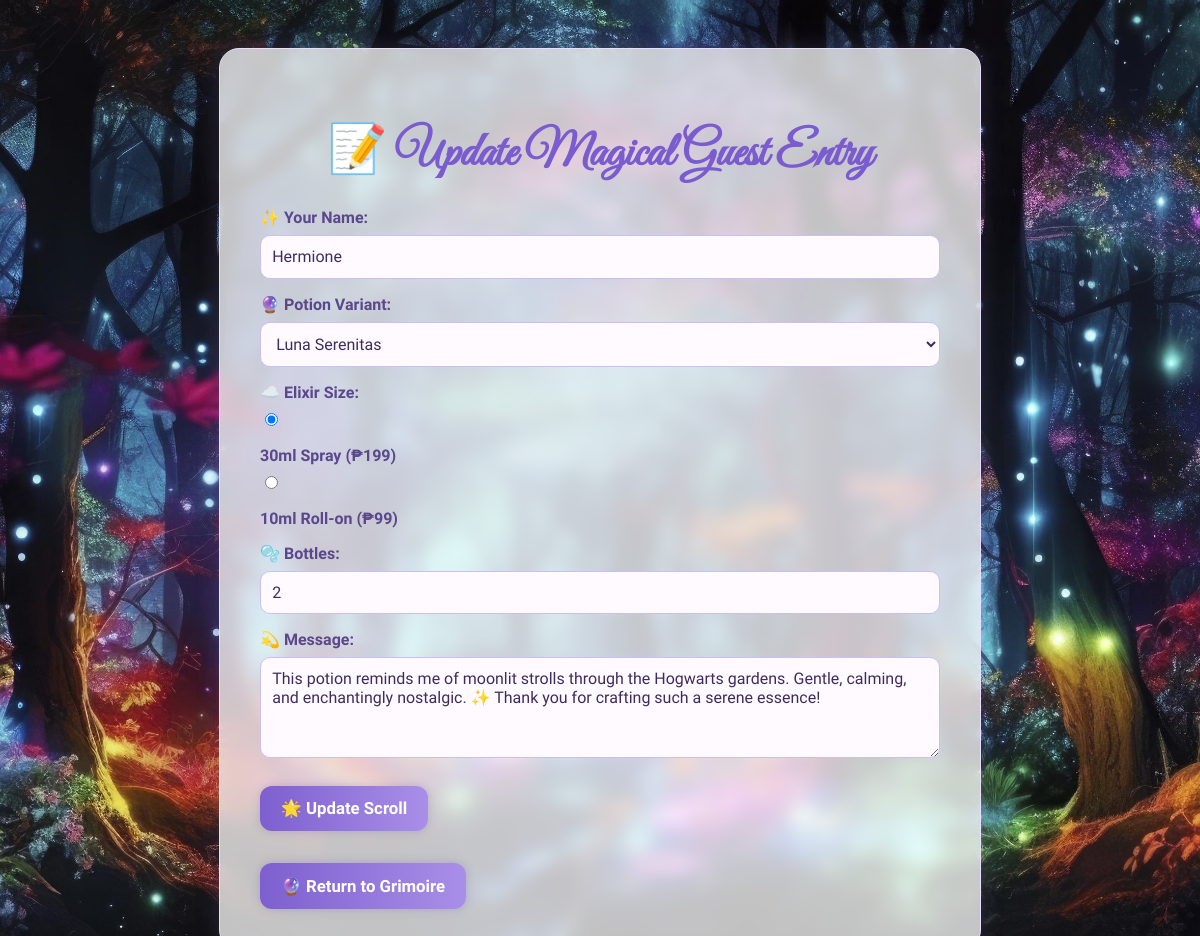
The app's page /Feedback/update_entry.php?id=1 with its own data.
### tables this page shows
CREATE TABLE `entries` (
  `id` int(11) NOT NULL,
  `name` varchar(100) NOT NULL,
  `variant` varchar(50) NOT NULL,
  `size` varchar(50) NOT NULL,
  `quantity` int(11) NOT NULL,
  `total_price` decimal(10,2) NOT NULL,
  `message` text NOT NULL,
  `date_posted` timestamp NOT NULL DEFAULT current_timestamp()
);

### Feedback/update_entry.php (the view, shortened to what this page needs)
<?php
include "../Database/database.php";
$success = isset($_GET['success']) && $_GET['success'] == "1";
$error = null;
$entry = null;
if (isset($_GET['id'])) {
    $id = $_GET['id'];
    $stmt = $conn->prepare("SELECT * FROM entries WHERE id = ?");
    $stmt->execute([$id]);
    $entry = $stmt->fetch(PDO::FETCH_ASSOC);
}
?>
<!DOCTYPE html>
<html lang="en">
<head>
  <link rel="stylesheet" href="../css/styles.css">
</head>
<body>
  <div class="container">
    <?php if ($success): ?>
      <h1>Scroll Successfully Updated!</h1>
      <p class="success">Your magical guest entry has been updated successfully. ✨</p>
      <div class="nav-button-group">
        <a href="show_entries.php" class="nav-button">📜 View All Entries</a>
        <a href="../pages/index.html" class="nav-button">🔙 Return to Grimoire</a>
      </div>
    <?php elseif ($error): ?>
      <h1>📝 Update Magical Guest Entry</h1>
      <p class="error">⚠️ <?= $error ?></p>
    <?php elseif ($entry): ?>
      <h1>📝 Update Magical Guest Entry</h1>
      <form method="POST" action="update_entry.php">
        <label for="name">✨ Your Name:</label>
        <input type="text" id="name" name="name" value="<?= $entry['name'] ?>" required>
        <label for="variant">🔮 Potion Variant:</label>
        <select id="variant" name="variant" required>
          <?php
          $variants = ["Ardor Victor", "Vir Fortis", "Lux Abundantia", "Luna Serenitas", "Amore Creatrix"];
          foreach ($variants as $v) {
              $selected = ($entry['variant'] === $v) ? "selected" : "";
              echo "<option value=\"$v\" $selected>$v</option>";
          }
          ?>
        </select>
        <label>☁️ Elixir Size:</label>
        <input type="radio" id="30ml" name="size" value="30ml Spray" <?= ($entry['size'] === "30ml Spray") ? "checked" : "" ?>>
        <label for="30ml">30ml Spray (₱199)</label>
        <input type="radio" id="10ml" name="size" value="10ml Roll-on" <?= ($entry['size'] === "10ml Roll-on") ? "checked" : "" ?>>
        <label for="10ml">10ml Roll-on (₱99)</label>
        <label for="quantity">🫧 Bottles:</label>
        <input type="number" id="quantity" name="quantity" value="<?= $entry['quantity'] ?>" min="1" required>
        <label for="message">💫 Message:</label>
        <textarea id="message" name="message" rows="4" required><?= $entry['message'] ?></textarea>
        <button type="submit">🌟 Update Scroll</button>
      </form>
      <div class="nav-button-group">
        <a href="../pages/index.html" class="nav-button">🔮 Return to Grimoire</a>
      </div>
    <?php endif; ?>
  </div>
</body>
</html>

### css/styles.css (style rules this page uses)
body { font-family: 'Cardo', serif; background: url('../images/enchanting.jpg') no-repeat center center fixed; background-size: cover; color: #3e2c5e; margin: 0; padding: 0; min-height: 100vh; }
.container { max-width: 680px; margin: 3rem auto; background: rgba(255, 255, 255, 0.75); backdrop-filter: blur(8px); padding: 2.5rem; border-radius: 20px; box-shadow: 0 0 25px rgba(178, 153, 255, 0.15); border: 1px solid #e8ddff; }
h1 { text-align: center; font-family: 'Great Vibes', cursive; font-size: 3rem; color: #7a5ccf; margin-bottom: 1.5rem; }
label { display: block; margin: 1rem 0 0.5rem; font-weight: bold; color: #5b478c; font-size: 1rem; }
input[type="text"], input[type="number"], select, textarea { width: 100%; padding: 0.7rem; border: 1px solid #cbbef5; border-radius: 10px; background-color: #fefaff; color: #3e2c5e; font-family: 'Cardo', serif; font-size: 1rem; box-sizing: border-box; transition: border-color 0.3s ease; }
input::placeholder, textarea::placeholder { color: #a69bc2; }
textarea { resize: vertical; min-height: 100px; }
button { background: linear-gradient(to right, #7d5fcf, #a98fe8); color: #fff; padding: 0.8rem 1.3rem; border: none; border-radius: 12px; cursor: pointer; margin-top: 1.5rem; font-weight: bold; font-size: 1.05rem; font-family: 'Cardo', serif; transition: all 0.3s ease; box-shadow: 0 0 10px rgba(110, 90, 180, 0.3); }
.nav-button { background: linear-gradient(to right, #7d5fcf, #a98fe8); color: #fff; padding: 0.8rem 1.3rem; border: none; border-radius: 12px; cursor: pointer; font-weight: bold; font-size: 1.05rem; font-family: 'Cardo', serif; transition: all 0.3s ease; box-shadow: 0 0 10px rgba(110, 90, 180, 0.3); text-decoration: none; display: inline-block; }
.nav-button-group { display: flex; flex-direction: column; align-items: flex-start; gap: 1.2rem; margin-top: 2rem; }

### records on screen
entries: name "Hermione", size "☑ 30ml Spray (₱199)", size "☐ 10ml Roll-on (₱99)", quantity "2", message "This potion reminds me of moonlit strolls through the Hogwarts gardens. Gentle, calming, and enchantingly nostalgic. ✨ Thank you for crafting such a serene essence!"

### other values on screen
form field variant "Luna Serenitas"
